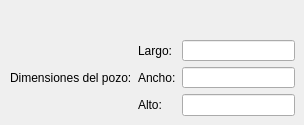
         <widget class="QWidget" name="tab_4">
          <attribute name="title">
           <string>Pozo</string>
          </attribute>
          <widget class="QWidget" name="">
           <property name="geometry">
            <rect>
             <x>10</x>
             <y>40</y>
             <width>285</width>
             <height>76</height>
            </rect>
           </property>
           <layout class="QHBoxLayout" name="horizontalLayout_26">
            <item>
             <widget class="QLabel" name="label_37">
              <property name="text">
               <string>Dimensiones del pozo:</string>
              </property>
             </widget>
            </item>
            <item>
             <layout class="QFormLayout" name="formLayout_3">
              <item row="0" column="0">
               <widget class="QLabel" name="label_6">
                <property name="text">
                 <string>Largo:</string>
                </property>
               </widget>
              </item>
              <item row="0" column="1">
               <widget class="QLineEdit" name="lineEdit_4"/>
              </item>
              <item row="1" column="0">
               <widget class="QLabel" name="label_7">
                <property name="text">
                 <string>Ancho:</string>
                </property>
               </widget>
              </item>
              <item row="1" column="1">
               <widget class="QLineEdit" name="lineEdit_5"/>
              </item>
              <item row="2" column="0">
               <widget class="QLabel" name="label_8">
                <property name="text">
                 <string>Alto:</string>
                </property>
               </widget>
              </item>
              <item row="2" column="1">
               <widget class="QLineEdit" name="lineEdit_6"/>
              </item>
             </layout>
            </item>
           </layout>
          </widget>
         </widget>
